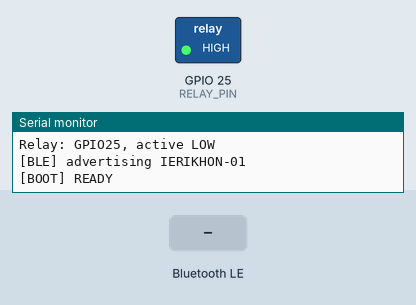
The sketch below on a simulated ESP32. On the bench: switched loads named in the sketch (green lamp = pin HIGH), the last lines printed to the serial monitor. The inputs (shaded band) are chosen by the test bench. Nothing arrives over Bluetooth unless stated; a phone connects over Bluetooth LE 3 s after start.

Above: at 1.3 s.
1.4 s: Bluetooth LE write "PING" received
2.9 s: Bluetooth LE write "STATUS" received
4.4 s: Bluetooth LE write "ARM" received
5.9 s: Bluetooth LE write "START" received
At 6.5 s:
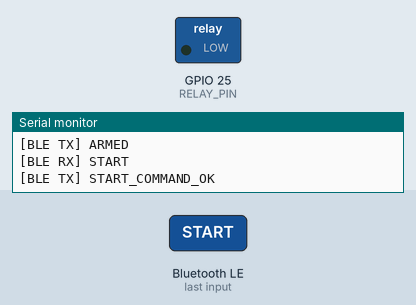
Timing chart, 0 to 8.9 s (numbered marks = the images above; inputs shaded):
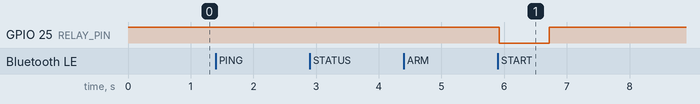

The sketch:

IERIKHON_v1.3.0.ino
```cpp
#include <Arduino.h>
#include <BLEDevice.h>
#include <BLEServer.h>
#include <BLEUtils.h>
#include <BLE2902.h>

static const char* DEVICE_NAME = "IERIKHON-01";
static const char* SERVICE_UUID = "6f4f0001-8f3a-4d7a-9c12-4a494552494b";
static const char* COMMAND_UUID = "6f4f0002-8f3a-4d7a-9c12-4a494552494b";

static const uint8_t RELAY_PIN = 25;
static const uint8_t RELAY_ON = LOW;
static const uint8_t RELAY_OFF = HIGH;

static const uint32_t ARM_WINDOW_MS = 15000;
static const uint32_t RELAY_PULSE_MS = 800;

BLEServer* bleServer = nullptr;
BLECharacteristic* commandCharacteristic = nullptr;

volatile bool clientConnected = false;
bool armed = false;
bool relayActive = false;
uint32_t armedUntil = 0;
uint32_t relayOffAt = 0;

static bool deadlineReached(uint32_t now, uint32_t deadline) {
  return (int32_t)(now - deadline) >= 0;
}

static void relaySafeOff() {
  digitalWrite(RELAY_PIN, RELAY_OFF);
  relayActive = false;
}

static void reply(const String& text) {
  Serial.print("[BLE TX] ");
  Serial.println(text);

  if (!commandCharacteristic) return;

  commandCharacteristic->setValue(text.c_str());
  if (clientConnected) {
    commandCharacteristic->notify();
  }
}

static void resetSafetyState(bool notifyClient) {
  armed = false;
  armedUntil = 0;
  relaySafeOff();

  if (notifyClient) {
    reply("DISARMED");
  }
}

static void startAdvertising() {
  BLEAdvertising* advertising = BLEDevice::getAdvertising();

  BLEAdvertisementData adv;
  adv.setFlags(0x06);
  adv.setCompleteServices(BLEUUID(SERVICE_UUID));
  advertising->setAdvertisementData(adv);

  BLEAdvertisementData scanResponse;
  scanResponse.setName(DEVICE_NAME);
  advertising->setScanResponseData(scanResponse);

  advertising->setMinPreferred(0x06);
  advertising->setMaxPreferred(0x12);
  advertising->start();

  Serial.println("[BLE] advertising IERIKHON-01");
}

class ServerCallbacks final : public BLEServerCallbacks {
  void onConnect(BLEServer* server) override {
    (void)server;
    clientConnected = true;
    Serial.println("[BLE] client connected");
  }

  void onDisconnect(BLEServer* server) override {
    (void)server;
    clientConnected = false;
    resetSafetyState(false);
    Serial.println("[BLE] client disconnected -> SAFE");
    delay(80);
    startAdvertising();
  }
};

class CommandCallbacks final : public BLECharacteristicCallbacks {
  void onWrite(BLECharacteristic* characteristic) override {
    String cmd(characteristic->getValue().c_str());
    cmd.trim();
    cmd.toUpperCase();

    Serial.print("[BLE RX] ");
    Serial.println(cmd);

    if (cmd == "PING") {
      reply("PONG:IERIKHON:1.3.0");
      return;
    }

    if (cmd == "STATUS") {
      uint32_t now = millis();

      if (armed && deadlineReached(now, armedUntil)) {
        armed = false;
      }

      if (armed) {
        uint32_t leftMs = armedUntil - now;
        reply("STATUS:ARMED:" + String((leftMs + 999) / 1000));
      } else {
        reply("STATUS:SAFE");
      }
      return;
    }

    if (cmd == "ARM") {
      armed = true;
      armedUntil = millis() + ARM_WINDOW_MS;
      reply("ARMED");
      return;
    }

    if (cmd == "START") {
      uint32_t now = millis();

      if (!armed) {
        reply("DENIED:NOT_ARMED");
        return;
      }

      if (deadlineReached(now, armedUntil)) {
        armed = false;
        reply("DENIED:ARM_TIMEOUT");
        return;
      }

      armed = false;
      digitalWrite(RELAY_PIN, RELAY_ON);
      relayActive = true;
      relayOffAt = now + RELAY_PULSE_MS;
      reply("START_COMMAND_OK");
      return;
    }

    if (cmd == "DISARM" || cmd == "STOP") {
      resetSafetyState(true);
      return;
    }

    reply("DENIED:UNKNOWN_COMMAND");
  }
};

void setup() {
  pinMode(RELAY_PIN, OUTPUT);
  relaySafeOff();

  Serial.begin(115200);
  delay(120);
  Serial.println();
  Serial.println("IERIKHON firmware v1.3.0");
  Serial.println("Relay: GPIO25, active LOW");

  BLEDevice::init(DEVICE_NAME);
  BLEDevice::setMTU(64);

  bleServer = BLEDevice::createServer();
  bleServer->setCallbacks(new ServerCallbacks());

  BLEService* service = bleServer->createService(SERVICE_UUID);

  commandCharacteristic = service->createCharacteristic(
    COMMAND_UUID,
    BLECharacteristic::PROPERTY_READ |
    BLECharacteristic::PROPERTY_WRITE |
    BLECharacteristic::PROPERTY_WRITE_NR |
    BLECharacteristic::PROPERTY_NOTIFY
  );

  commandCharacteristic->setCallbacks(new CommandCallbacks());
  commandCharacteristic->addDescriptor(new BLE2902());
  commandCharacteristic->setValue("STATUS:SAFE");

  service->start();
  startAdvertising();

  Serial.println("[BOOT] READY");
}

void loop() {
  uint32_t now = millis();

  if (armed && deadlineReached(now, armedUntil)) {
    armed = false;
    reply("ARM_TIMEOUT");
  }

  if (relayActive && deadlineReached(now, relayOffAt)) {
    relaySafeOff();
    reply("RELAY_OFF");
  }

  delay(5);
}
```

Measured:
- after the input at 5.9 s, GPIO 25 (RELAY_PIN): HIGH → LOW at once, → HIGH 0.80 s later
